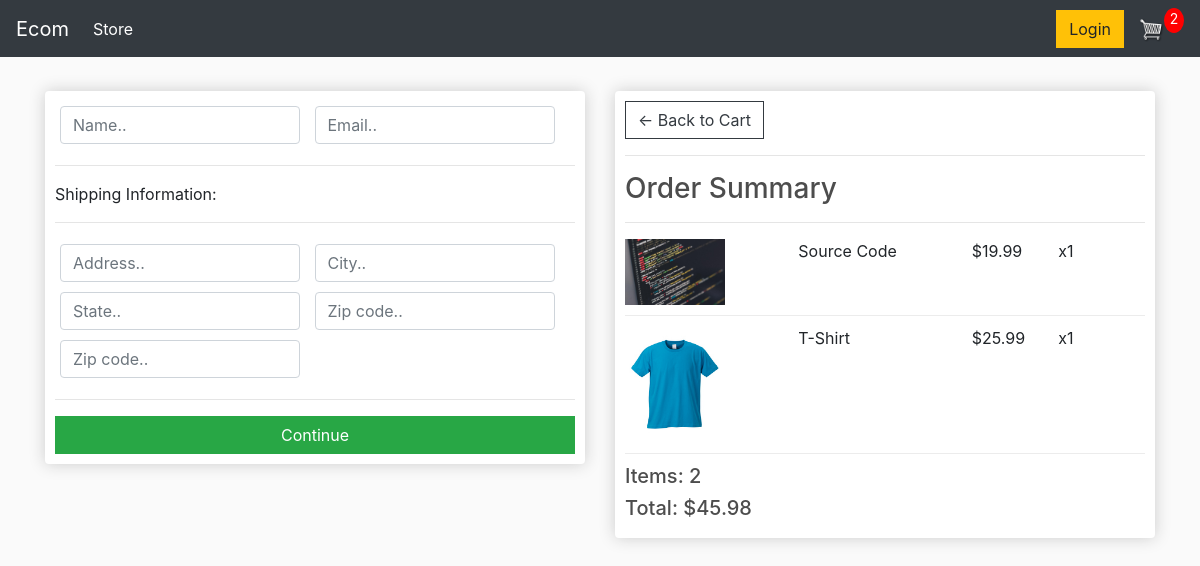
Screenshot of /checkout/ (signed in) with the database file from the repository.
### store/models.py (models this page shows, shortened)
class OrderItem(models.Model):
    product = models.ForeignKey(Product, on_delete=models.SET_NULL, null=True, blank=True)
    order_id = models.ForeignKey(Order, on_delete=models.CASCADE)
    quantity = models.IntegerField(default=0, null=True, blank=True)
    date_added = models.DateTimeField(auto_now_add=True)
    @property
    def get_item_sum(self):
        return self.product.price * self.quantity

class Product(models.Model):
    name = models.CharField(max_length=55)
    price = models.FloatField()
    digital = models.BooleanField(default=False, null=True, blank=True)
    image = models.ImageField(blank=True, null=True)
    @property
    def get_image_url(self):
        try:
            return self.image.url
        except:
            return ""

class Order(models.Model):
    customer = models.ForeignKey(Customer, on_delete=models.SET_NULL, blank=True, null=True)
    date_ordered = models.DateTimeField(auto_now_add=True)
    complete = models.BooleanField(default=False)
    transaction_id = models.CharField(max_length=55, null=True)
    @property
    def get_order_sum(self):
        items = self.orderitem_set.all()
        return sum([item.get_item_sum for item in items])
    @property
    def get_order_quantity(self):
        items = self.orderitem_set.all()
        return sum([item.quantity for item in items])
    @property
    def shipping(self):
        order_items = self.orderitem_set.all()
        for item in order_items:
            if not item.product.digital:
                return True
        return False

### store/views.py (the view)
# urls.py: path('checkout/', checkout, name='checkout'),
def checkout(request):
    if request.user.is_authenticated:
        order, created = Order.objects.get_or_create(customer=request.user.customer, complete=False)
        items = order.orderitem_set.all()
        cart_items = order.get_order_quantity
    else:
        items = []
        order = {'get_order_sum': 0, 'get_order_quantity': 0, 'shipping': False}
        cart_items = order['get_order_quantity']
    context = {'items': items,
               'order': order,
               'cart_items': cart_items}
    return render(request, 'store/checkout.html', context)

### templates/store/checkout.html (shortened to what this page needs)
{% extends 'store/main.html' %}
{% load static %}
{% block content %}
     <div class="row">
		<div class="col-lg-6">
			<div class="box-element" id="form-wrapper">
				<form id="form">
					<div id="user-info">
						<div class="form-field">
							<input required class="form-control" type="text" name="name" placeholder="Name..">
						</div>
						<div class="form-field">
							<input required class="form-control" type="email" name="email" placeholder="Email..">
						</div>
					</div>
                    {% if order.shipping %}
					<div id="shipping-info">
						<hr>
						<p>Shipping Information:</p>
						<hr>
						<div class="form-field">
							<input class="form-control" type="text" name="address" placeholder="Address..">
						</div>
						<div class="form-field">
							<input class="form-control" type="text" name="city" placeholder="City..">
						</div>
						<div class="form-field">
							<input class="form-control" type="text" name="state" placeholder="State..">
						</div>
						<div class="form-field">
							<input class="form-control" type="text" name="zipcode" placeholder="Zip code..">
						</div>
						<div class="form-field">
							<input class="form-control" type="text" name="country" placeholder="Zip code..">
						</div>
					</div>
                    {% endif %}
					<hr>
					<input id="form-button" class="btn btn-success btn-block" type="submit" value="Continue">
				</form>
			</div>
			<br>
		</div>
		<div class="col-lg-6">
			<div class="box-element">
				<a  class="btn btn-outline-dark" href="{% url 'cart' %}">&#x2190; Back to Cart</a>
				<hr>
				<h3>Order Summary</h3>
				<hr>
                {% for item in items %}
				<div class="cart-row">
					<div style="flex:2"><img class="row-image" src="{{ item.product.get_image_url }}"></div>
					<div style="flex:2"><p>{{ item.product.name}}</p></div>
					<div style="flex:1"><p>${{ item.product.price }}</p></div>
					<div style="flex:1"><p>x{{ item.quantity }}</p></div>
				</div>
                {% endfor %}
				<h5>Items:   {{ order.get_order_quantity }}</h5>
				<h5>Total:   ${{ order.get_order_sum|floatformat:2 }}</h5>
			</div>
		</div>
	</div>
{% endblock %}

### static/css/main.css (style rules this page uses)
body { background-color: hsl(0, 0%, 98%); }
h1,h2,h3,h4,h5,h6 { color:hsl(0, 0%, 30%); }
.box-element { box-shadow:hsl(0, 0%, 80%) 0 0 16px; background-color: #fff; border-radius: 4px; padding: 10px; }
.col-lg-4, .col-lg-6, .col-lg-8, .col-lg-12 { margin-top: 10px; }
.btn { border-radius: 0; }
.row-image { width: 100px; }
.form-field { width:250px; display: inline-block; padding: 5px; }
.cart-row { display: flex; padding-bottom: 10px; margin-bottom: 10px; border-bottom: 1px solid #ececec; }

### rows the page displays
OrderItem: product.get_image_url (picture), product.name "Source Code", product.price "19.99", quantity "1"
OrderItem: product.get_image_url (picture), product.name "T-Shirt", product.price "25.99", quantity "1"
Order: get_order_quantity "2", get_order_sum "45.98"

### other values shown
{{ cart_items }} "2"
